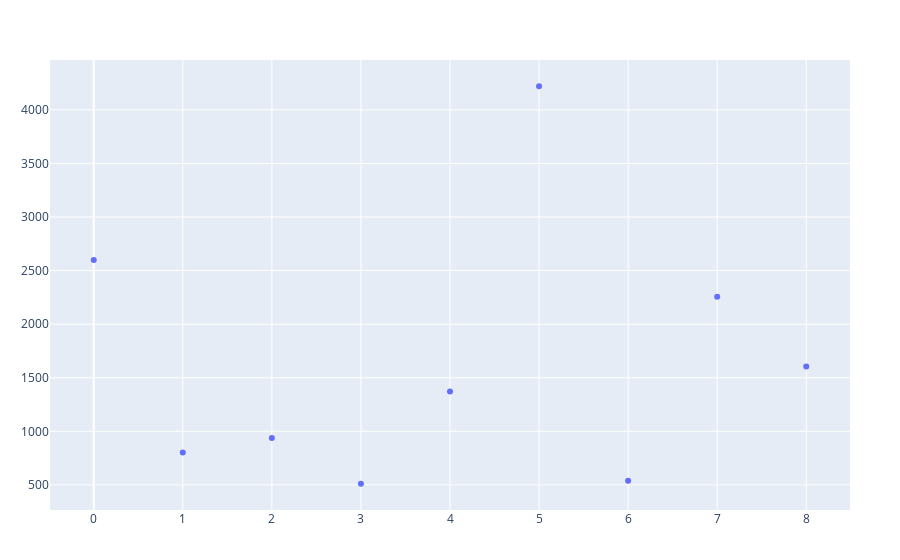

Notebook cell for this chart:
### Code cell
plot(scatter(agri_col_cleansed, x=:Potassium, y=:num_of_protests, mode="markers"))

### Figure 1 — Plotly figure (JSON) as saved in the notebook; plotly's stock layout.template omitted (floating-point values rounded to 4 significant figures)
{"data": [{"mode": "markers", "type": "scatter", "x": "Potassium", "y": [2599, 802, 939, 511, 1371, 4220, 540, 2255, 1605]}], "layout": {"margin": {"b": 50, "l": 50, "r": 50, "t": 60}}}
